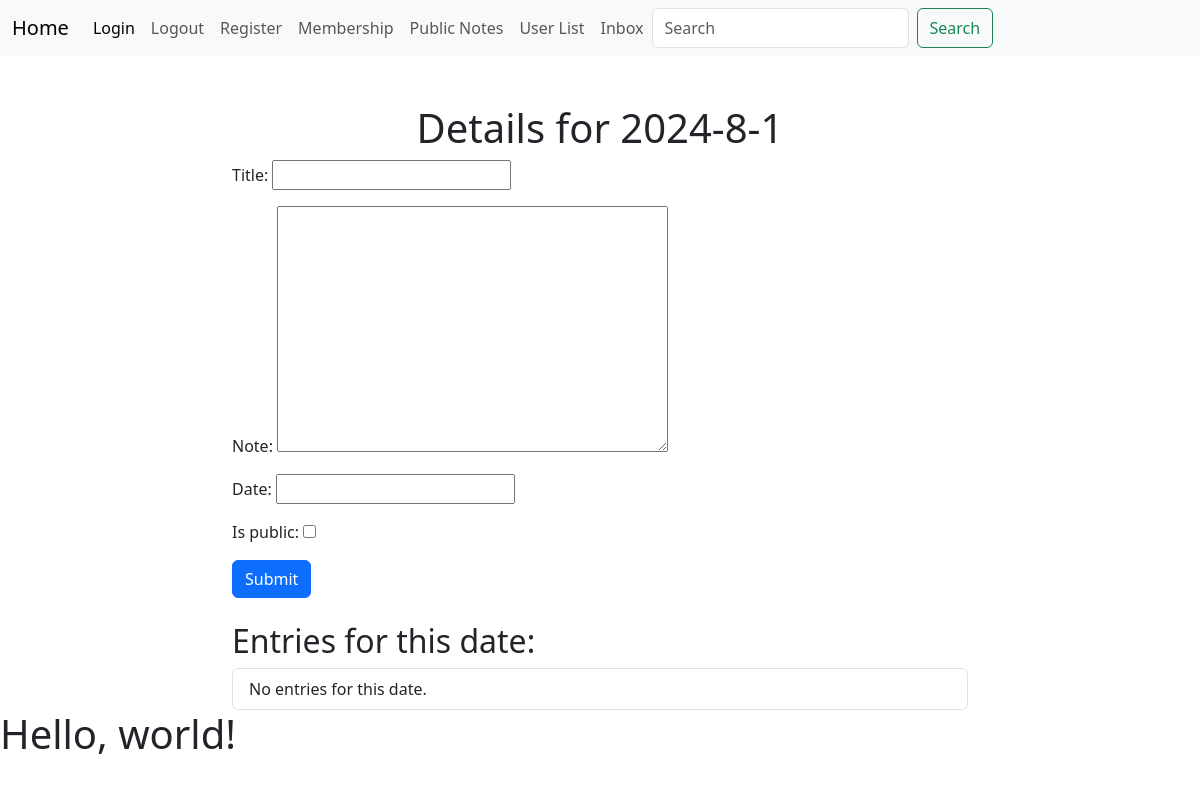
Page /accountability_app/day_details/2024/8/1/ (signed in) on the earlier database version.
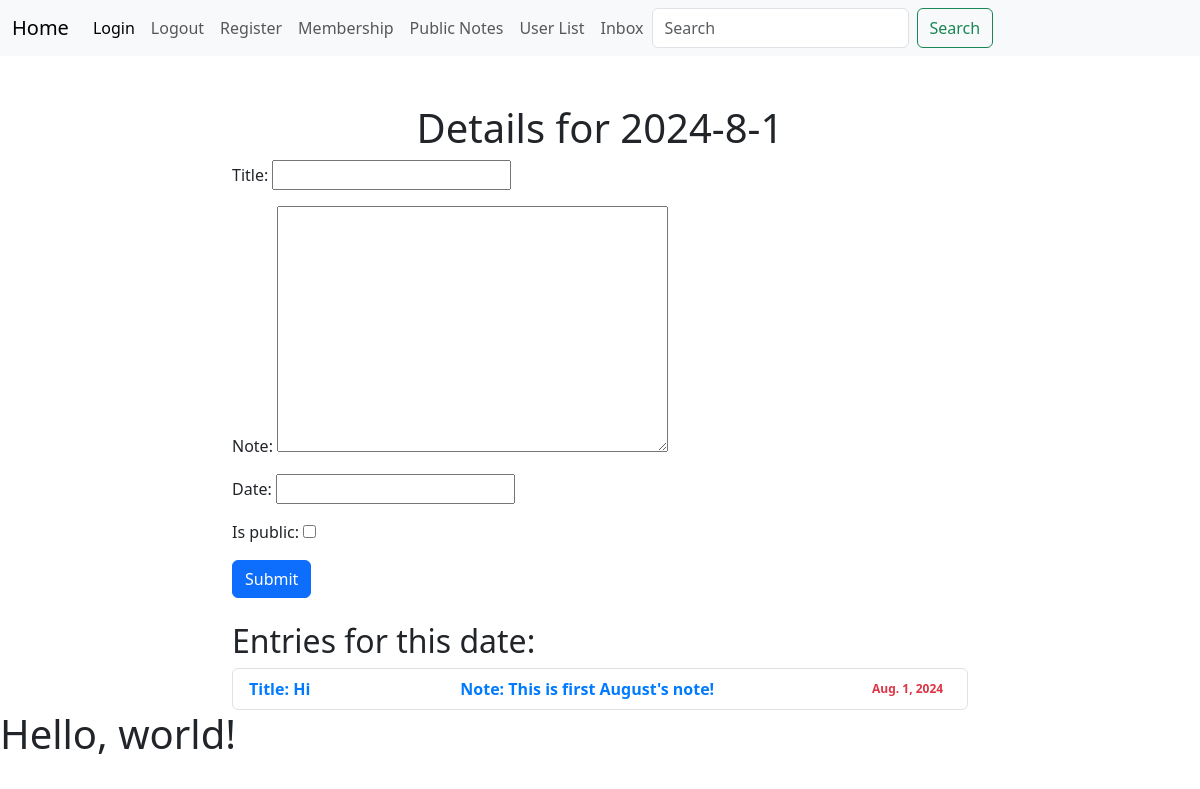
Same page on the later database version.
### accountability_app/models.py (models this page shows, shortened)
class DayModel(models.Model):
      user = models.ForeignKey(User, on_delete = models.CASCADE,default=1)
      title = models.CharField(max_length=100)
      note = models.TextField()
      date = models.DateField(null=True)
      is_public = models.BooleanField(default=False)

### accountability_app/views.py (the view)
# urls.py: path("day_details/<int:year>/<int:month>/<int:day>/", views.day_details, name="day_details"),
def day_details(request, year, month, day):
    date = f"{year}-{month}-{day}"
    selected_date = datetime(year=int(year), month=int(month), day=int(day)).date()
    day_objects = DayModel.objects.filter(user = request.user,date=selected_date)
    if request.method == 'POST':
            form = DayForm(request.POST)
            if form.is_valid():
                day_model_instance = form.save(commit=False)
                day_model_instance.user = request.user  # Associate the current user
                day_model_instance.save()
            return redirect(reverse('accountability_app:home'))
    else:
        form = DayForm()
    context = {
        "form": form,
        "day_objects": day_objects,  # Add the filtered objects to the context
        "selected_date": date,  # Optional: pass the selected date to the template
    }
    return render(request, 'accountability_app/day_details.html', context)

### accountability_app/forms.py
class DayForm(forms.ModelForm):
    class Meta:
        model = DayModel
        fields = ('title','note','date','is_public')

### accountability_app/templates/accountability_app/day_details.html (shortened to what this page needs)
{% extends 'accountability_app/base.html' %}
{% block content %}
<div class="container mt-5">
    <h1 class="text-center">Details for {{ selected_date }}</h1>
    <div class="row justify-content-center">
        <div class="col-md-8">
            <form method="POST" class="mb-4">
                <div class="form-group">
                    {{ form.as_p| safe }}
                </div>
                <button type="submit" class="btn btn-primary btn-block">Submit</button>
            </form>
            <h2>Entries for this date:</h2>
            <ul id="entry-list" class="list-group">
            {% if day_objects %}
                {% for day in day_objects %}
                    <li class="list-group-item d-flex justify-content-between align-items-center" data-id="{{ day.id }}">
                        <span class="note">Title: <span class="entry-title"> {{ day.title }}</a></span></span>
                        <span class="note">Note: <span class="entry-note">{{ day.note }}</span></span>
                        <span class="badge badge-secondary text-danger">{{ day.date }}</span>
                {% endfor %}
            {% else %}
                <li class="list-group-item">No entries for this date.</li>
            {% endif %}
            </ul>
        </div>
    </div>
</div>
{% endblock %}

### accountability_app/templates/accountability_app/base.html (shortened to what this page needs)
{% load static %}
<!doctype html>
<html lang="en">
  <head>
    {% load static %}
    <link href="https://cdn.jsdelivr.net/npm/bootstrap@5.3.3/dist/css/bootstrap.min.css" rel="stylesheet">
  </head>
  <body>
    <div>
    <nav class="navbar navbar-expand-lg bg-body-tertiary">
        <div class="container-fluid">
          <a class="navbar-brand" href="{%url 'accountability_app:home'%}">Home</a>
          <div class="collapse navbar-collapse" id="navbarSupportedContent">
            <ul class="navbar-nav me-auto mb-2 mb-lg-0">
              <li class="nav-item">
                <a class="nav-link active" aria-current="page" href="{%url 'accountability_app:login'%}">Login</a>
              </li>
              <li class="nav-item">
                <a class="nav-link" href="{%url 'accountability_app:logout'%}">Logout</a>
              </li>
              <li class="nav-item">
                <a class="nav-link" href="{%url 'accountability_app:register'%}">Register</a>
              </li>
              <li class="nav-item">
                <a class="nav-link" href="{%url 'accountability_app:initiate_payment'%}">Membership</a>
              </li>
              <li class="nav-item">
                <a class="nav-link" href="{%url 'accountability_app:public_notes'%}">Public Notes</a>
              </li>
              <li class="nav-item">
                <a class="nav-link" href="{%url 'accountability_app:user_list'%}">User List</a>
              </li>
              <a class="nav-link" href="{%url 'accountability_app:inbox'%}"> Inbox </a>
            <form class="d-flex" role="search">
              <input class="form-control me-2" type="search" placeholder="Search" aria-label="Search">
              <button class="btn btn-outline-success" type="submit">Search</button>
            </form>
          </div>
        </div>
      </nav>
   </div>
    {%block content%}{%endblock%}
    <h1>Hello, world!</h1>
  </body>
</html>

### accountability_app/templates/accountability_app/day_details.html (style rules this page uses)
.note { color: #007bff; font-weight: bold; }

Differences in the rows shown:
added DayModel: title "Hi", note "This is first August's note!", date "Aug. 1, 2024"
Other differences:
text no longer shown: "No entries for this date."
